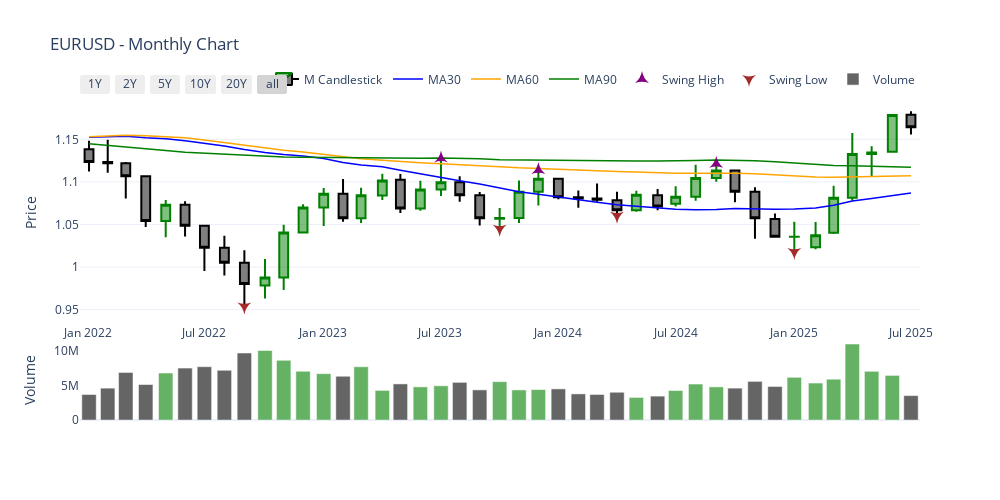
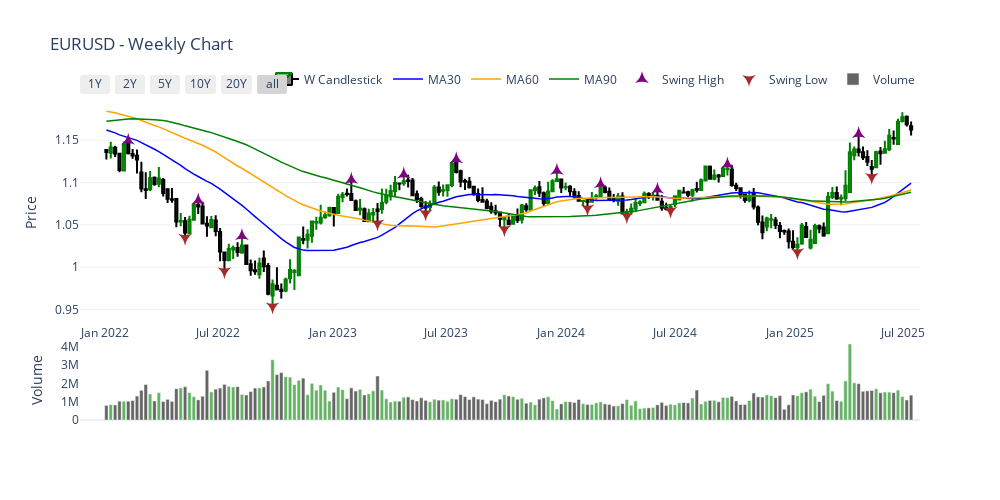
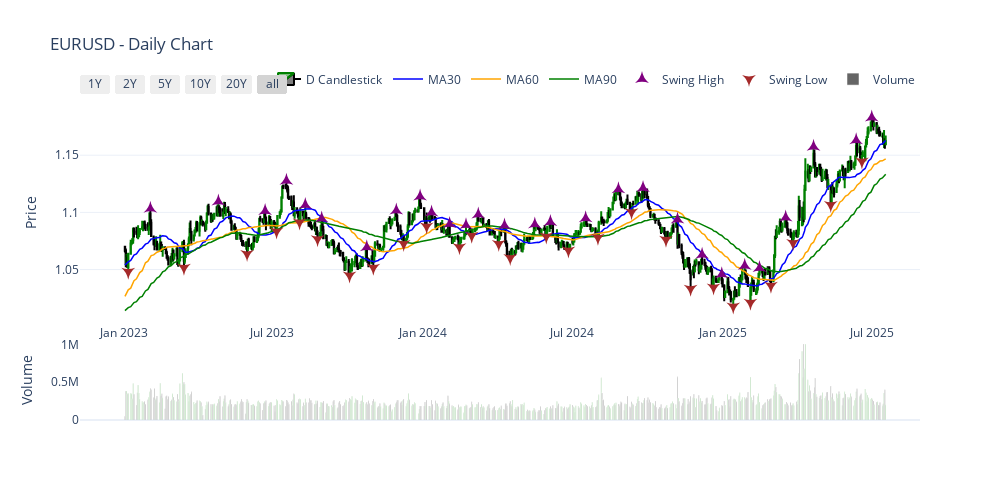
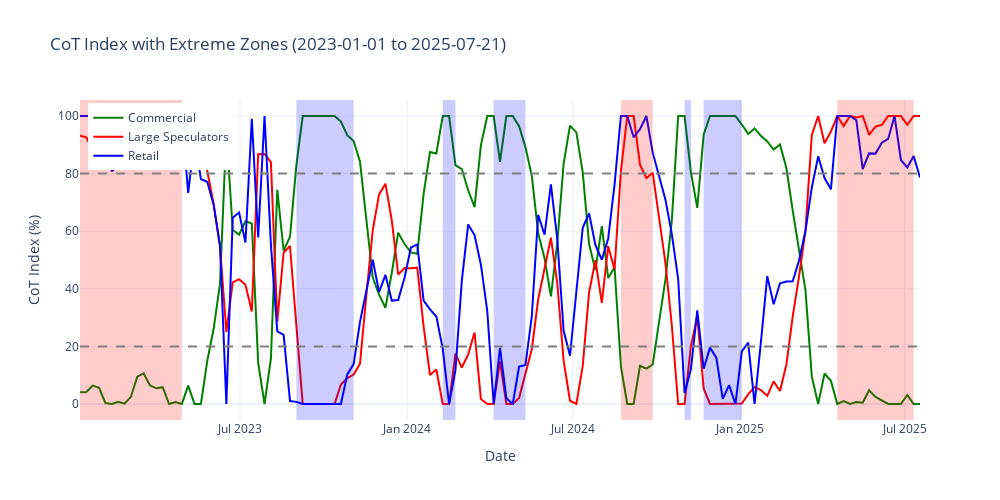

Notebook cell for these charts, in order:
### Code cell
plot_candlestick(eurusd_M, title="EURUSD - Monthly Chart", show_volume=True, show_swings=True, timeframe='M', start_date='2022-01-01', end_date='2025-07-21')
plot_candlestick(eurusd_W, title="EURUSD - Weekly Chart", show_volume=True, show_swings=True, timeframe='W', start_date='2022-01-01', end_date='2025-07-21')
plot_candlestick(eurusd_D, title="EURUSD - Daily Chart", show_volume=True, show_swings=True, timeframe='D', start_date='2023-01-01', end_date='2025-07-21')
plot_cot_index_with_extremes_plotly(df, weeks=26, upperExtreme=80, lowerExtreme=20, start_date='2023-01-01', end_date='2025-07-21', )
plot_seasonal_tendency(eurusd_M)
